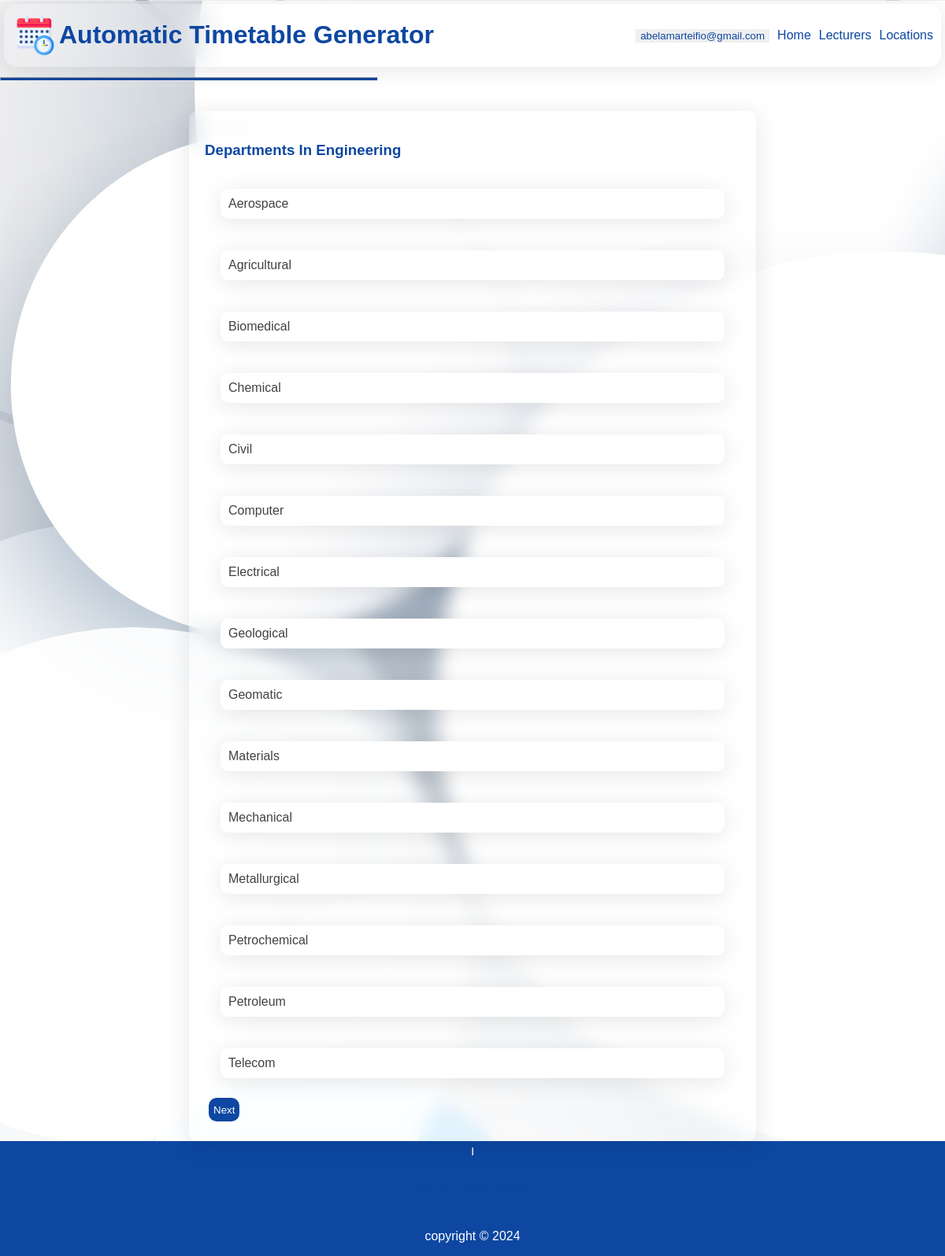
Screenshot of /abelamarteifio@gmail.com/departments/1 with the database file from the repository.
### webversion/models.py (models this page shows, shortened)
class UserAccount(models.Model):
    email = models.EmailField(null=True, max_length=255)
    password = models.CharField(max_length=255, null=True)

class College(models.Model):
    name = models.CharField(null=True,max_length=255)
    creater = models.ForeignKey("UserAccount", on_delete=models.CASCADE, related_name="college_user")
    rows_per_day = models.PositiveSmallIntegerField(null=True)
    days_per_week = models.PositiveSmallIntegerField(null=True)
    exam_days = models.PositiveIntegerField(null=True)

class Department(models.Model):
    name = models.CharField(max_length=255, null=True)
    code = models.CharField(max_length=50, null=True)
    college_main = models.ForeignKey("College", on_delete=models.CASCADE, related_name="department_college", null=True)
    college = models.CharField(max_length=255, null=True)
    max_yg = models.PositiveSmallIntegerField(default=4, null=True)
    creator = models.ForeignKey(UserAccount, on_delete=models.CASCADE, related_name="department_creator", null=True)
    limited = models.BooleanField(null=True)

### webversion/views.py (the view, shortened to what this page needs)
# urls.py: path("<str:email>/departments/<int:college_id>", views.viewDepartments, name="departments"),
def viewDepartments(request, email, college_id):
    user_id = UserAccount.objects.get(email=email).id
    college = College.objects.get(id=college_id)
    template = loader.get_template("depts.html")
    departments = Department.objects.filter(college_main_id=college_id)
    first_department = departments.filter().first()
    first_department_name = departments.filter().first().name
    context = {
        "departments": departments, "college_id" : college_id, "first": first_department_name,
        "max_yg" : first_department.max_yg, "email":email, "college":college.name
    }
    return HttpResponse(template.render(context, request))

### webversion/Templates/depts.html (shortened to what this page needs)
{% extends 'main.html' %}
{% block content %}
<div class="viewDepartments">
    <h3>Departments in {{college}}</h3>
    {% for x in departments %}
    <div class="departments">
        <a href="{% url 'pagetwo' email x.college_main_id x.name x.max_yg %}">{{ x.name }}</a>
    </div>
    {% endfor %}
    <a href="{% url 'pagetwo' email college_id first max_yg %}"><input type="button" id="deptsbtn" value="Next"></a>
</div>
{% endblock %}

### webversion/Templates/main.html (shortened to what this page needs)
{% load static %}
<!DOCTYPE html>
<html lang="en">
<head>
    <link rel="stylesheet" href="{% static 'style.css' %}">
</head>
<body id="main-body">
    <header id="header">
        <div class="subHead">
            <div class="logo">
                    <img src="{% static 'logo.png' %}" alt="logo" width="50px" height="50px"/>
                <h1>Automatic Timetable Generator</h1>
            </div>
            <nav class="TopNavBar">
                <ul>
                    {% if email %}
                    <li>
                        <button id="email1" type="button" onclick="uPanel()">
                            {{email}}
                        </button>
                    </li>
                    {% endif %}
                    <li>
                        <a href="/0">home</a>
                    </li>
                    {% if email %}
                    <li>
                        <a href="{% url 'alllecturers' email %}">lecturers</a>
                    </li>
                    <li>
                        <a href="{% url 'locations' email %}">locations</a>
                    </li>
                {% endif %}
            </nav>
        </div>
        <hr>
    </header>
    <div class="body">
    {% block content %}
    {% endblock %}
    </div>
    <footer id="footer">
        <hr style="float: right; background-color: #0d47a1; height: 10px;">
        <div class="BottomNavBar">
            <ul>
                <li>
                    <a href="/">home</a>
                </li>
                <li>
                    <a href="">team</a>
                </li>
                <li>
                    <a href="">about</a>
                </li>
            </ul>
        </div>
        <p>copyright &copy; 2024</p>
    </footer>
</body>
</html>

### webversion/static/style.css (style rules this page uses)
* { box-sizing: border-box; font-family: Arial; max-width: 100%; text-decoration: none; list-style: none; }
h1, h2, h3,h4 { color: #0d47a1; }
body { display: flex; flex-direction: column; margin: 0; background-image: url('circles.png'); background-attachment: fixed; background-repeat: no-repeat; }
header { margin: 0; max-width: 100%; background-color: rgba(255, 255, 255, 0.1) ; width: 100%; color: #0d47a1; position: sticky; top: 0px; right: 0px; left: 0px; z-index: 999999999; }
header hr { width: 40%; float: left; background-color: #0d47a1; height: 5px; }
header .subHead { display: flex; flex-direction: row; justify-content: space-between; opacity: 100%; margin: 5px; border-radius: 10px; background: rgba(255, 255, 255, 0.01); border-radius: 16px; box-shadow: 0 4px 30px rgba(0, 0, 0, 0.1); -webkit-backdrop-filter: blur(20px); backdrop-filter: blur(20px); }
header .subHead .logo { width: 60%; display: inline-flex; align-items: center; padding-left: 10px; }
header .subHead .logo img { margin: 5px; padding-right: 0; }
header .subHead .logo h1 { margin-left: 0; float: left; }
.TopNavBar { display: flex; flex-direction: column; justify-content: space-evenly; }
header .subHead .TopNavBar ul { display: flex; flex-direction: row; align-items: center; padding: 5px; }
header .subHead .TopNavBar ul li { padding: 5px; }
#email1 { text-transform: lowercase; border: none; color: #0d47a1; }
.body { margin-top: 0px; min-height: 90vh; text-transform: capitalize; }
footer { display: flex; flex-direction: column; align-items: center; background: #0d47a1; color: #fff; }
footer .BottomNavBar ul { display: flex; flex-direction: row; padding: 5px; }
footer .BottomNavBar ul li { padding: 5px; }
header ul a, footer ul a { text-transform: capitalize; color: #0d47a1; }
#create-account-btn, #createcoursebtn, #createcollegebtn, #generate, #editcoursebtn, #regenerate, #formLoader, #deptsbtn, #optionsbtn, #createlectbtn, #createdeptbtn, #getstartedbtn { background-color: #0d47a1; border: none; color: #fff; width: -moz-fit-content; width: fit-content; height: 30px; border-radius: 10px; margin: 5px; }
.viewDepartments { width: 60%; margin: auto; padding: 20px; display: flex; flex-direction: column; justify-content: space-evenly; background: rgba(0, 12, 255, 0); border-radius: 16px; box-shadow: 0 4px 30px rgba(0, 0, 0, 0.1); backdrop-filter: blur(11.6px); -webkit-backdrop-filter: blur(11.6px); margin-top: 30px; border-radius: 10px; }
.departments { margin: 20px; padding: 10px; background-color: #ffff; border-radius: 16px; box-shadow: 0 4px 30px rgba(0, 0, 0, 0.1); backdrop-filter: blur(11.6px); -webkit-backdrop-filter: blur(11.6px); border-radius: 10px; }
.departments a { color: #424242; }

### rows the page displays
UserAccount: email "abelamarteifio@gmail.com"
College: name "Engineering"
Department: name "Aerospace"
Department: name "Agricultural"
Department: name "Biomedical"
Department: name "Chemical"
Department: name "Civil"
Department: name "Computer"
Department: name "Electrical"
Department: name "Geological"
Department: name "Geomatic"
Department: name "Materials"
Department: name "Mechanical"
Department: name "Metallurgical"
Department: name "Petrochemical"
Department: name "Petroleum"
Department: name "Telecom"
